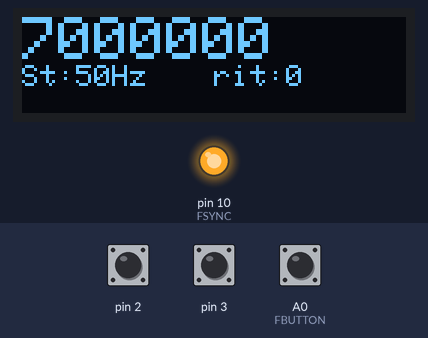
Simulated run of this sketch. Board: Arduino Uno, built with avr-gcc and run on an emulated ATmega328P. Shown: 128×32 one-colour display, output pins drawn as LEDs (lit = HIGH). The inputs (shaded band) are chosen by the test bench; at power-on: A0 (FBUTTON) HIGH, pin 2 HIGH, pin 3 HIGH. The display library's start-up logo is not drawn; what the sketch prints to the serial monitor is not drawn.

Above: at 1.4 s.
1.5 s: A0 (FBUTTON) pulled LOW for 1 s
At 2.18 s:
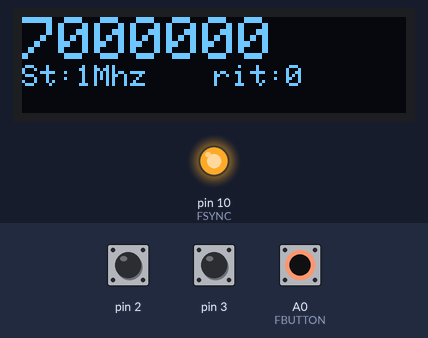
At 3.5 s:
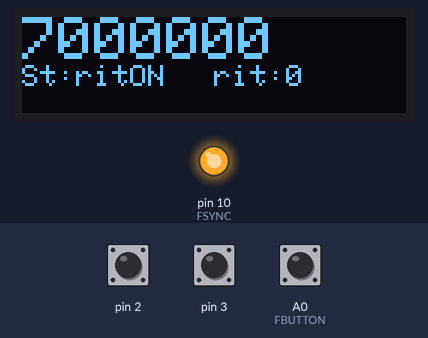
4.0 s: A0 (FBUTTON) pulled LOW for 0.15 s
At 5.0 s:
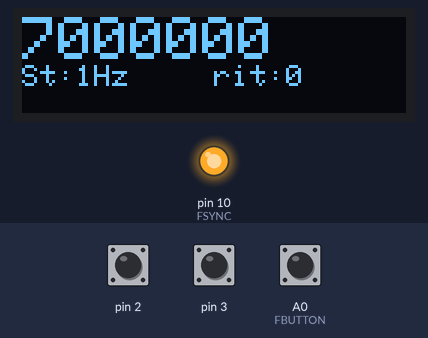
Timing chart, 0 to 7.0 s (numbered marks = the images above; inputs shaded):
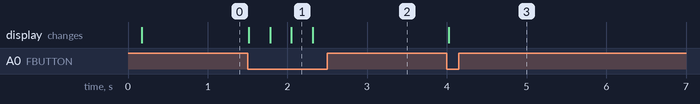

The sketch:

Forty-9erVFO.ino
```cpp
/*
Forty-9er VFO and controler - HAM radio transceiver for HF bands
Revision 1.0 - June 22, 2019

Support for AD9833 oscillator (VFO for Forty-9er)
Band is set up for 40m only (7 MHz), band change is stopped in software.
RIT doesn't have meaning in DC transceiver,
Uncomment all functionality you need.
*/

// Include the library code for external hardware
#include <SPI.h>
#include <rotary.h>

//define OLED pinout and reset
#include <Adafruit_SSD1306.h>
#define OLED_RESET 5   //12
Adafruit_SSD1306 display(OLED_RESET);

// arduino pinout define
#define FBUTTON (A0)       // tuning step freq CHANGE from 1Hz to 1MHz step for single rotary encoder possition
#define BTNDEC (A2)        // BAND CHANGE BUTTON from 1,8 to 29 MHz - 11 bands

//AD9833 arduino comunication pinouts control
const int FSYNC = 10;                       // Standard SPI pins for the AD9833 waveform generator.
const int CLK = 13;                         // CLK and DATA pins are shared with the TFT display.
const int DATA = 11;
const float refFreq = 25000000.0;           // On-board crystal reference frequency

//AD9833 variables
const int SINE = 0x2000;                    // Define AD9833's waveform register value.
const int SQUARE = 0x2028;                  // When we update the frequency, we need to
const int TRIANGLE = 0x2002;                // define the waveform when we end writing.
int wave = 0;
int waveType = SQUARE;
int wavePin = 7;

// define pinout/in
#define pulseHigh(pin) {digitalWrite(pin, HIGH); digitalWrite(pin, LOW); }

//rotary encoder pins define
Rotary r = Rotary(3,2); // sets the pins for rotary encoder uses.  Must be interrupt pins.

//FREQ var
unsigned long rx=7000000; // VFO starting frequency
unsigned long rx2=1; // temp variable to hold the updated frequency
unsigned long rxof=0; //800 receiver ofset
unsigned long increment = 50; // starting VFO update increment in HZ. tuning step
String hertz = "50Hz";
int  hertzPosition = 0;
String freq; // string to hold the frequency

// buttons temp var
int buttonstate = 0;   // temp var
int BTNdecodeON = 0;
int BTNinc = 4; // set number of default band minus 1

// RIT var
int rxRIT=0;
int RITon=0;

// start variable setup

void setup() {

//set up the pins in/out and logic levels

pinMode(BTNDEC,INPUT);    // band change button
digitalWrite(BTNDEC,HIGH);    // level

pinMode(FBUTTON,INPUT); // Connect to a button that goes to GND on push - rotary encoder push button - for FREQ STEP change
digitalWrite(FBUTTON,HIGH);  //level

// Initialize the Serial port so that we can use it for debugging
Serial.begin(115200);

// Can't set SPI MODE here because the display and the AD9833 use different MODES.
SPI.begin();
delay(50);

  AD9833reset();                                   // Reset AD9833 module after power-up.
  delay(50);
  AD9833setFrequency((rx+rxRIT-rxof), SQUARE);                  // Set the frequency and Square Wave output

  // by default, we'll generate the high voltage from the 3.3v line internally! (neat!)
  // OLED init
  display.begin(SSD1306_SWITCHCAPVCC, 0x3C);  // initialize with the I2C address 0x3C (for oled 128x32)

  // Show image buffer on the display hardware.
  // Since the buffer is intialized with an Adafruit splashscreen
  // internally, this will display the splashscreen.
  display.display();

  // Clear the OLED buffer.
  display.clearDisplay();
  display.setTextSize(2);
  display.setTextColor(WHITE);
  display.setCursor(0,0);
  display.println(rx);
  display.setTextSize(1);
  display.setCursor(0,16);
  display.print("St:");display.print(hertz);
  display.setCursor(64,16);
  display.print("rit:");display.print(rxRIT);
  display.display();

   // rotary encoder init
  PCICR |= (1 << PCIE2);
  PCMSK2 |= (1 << PCINT18) | (1 << PCINT19);
  sei();

  // first init and send frequency to AD9833
    AD9833setFrequency((rx+rxRIT-rxof), SQUARE);     // Set AD9833 to frequency and selected wave type.
    delay(50);
}

///// START MAIN LOOP
void loop() {

//	checkBTNdecode();  // BAND change - now stopped

// freq change
  if ((rx != rx2) || (RITon == 1)){
	  showFreq();
      AD9833setFrequency((rx+rxRIT-rxof), SQUARE);     // Set AD9833 to frequency and selected wave type.
      rx2 = rx;
      }

//  step freq change + RIT ON/OFF
  buttonstate = digitalRead(FBUTTON);
  if(buttonstate == LOW) {
        setincrement();
    };

}
/// END of main loop ///
/// ===================================================== END ============================================


/// START EXTERNAL FUNCTIONS

// rotary encoder read
ISR(PCINT2_vect) {
  unsigned char result = r.process();
if (result) {
	if (RITon==0){
		if (result == DIR_CW){rx=rx+increment;}
		else {rx=rx-increment;}
	}
	if (RITon==1){
		if (result == DIR_CW){
		  rxRIT=rxRIT+50;
		  }
		else {
		  rxRIT=rxRIT-50;
	 	  }
  }
}
}

// step increment for rotary encoder button
void setincrement(){
  if(increment == 0){increment = 1; hertz = "1Hz"; hertzPosition=0;RITon=0;}
  else if(increment == 1){increment = 10; hertz = "10Hz"; hertzPosition=0;RITon=0;}
  else if(increment == 10){increment = 50; hertz = "50Hz"; hertzPosition=0;RITon=0;}
  else if (increment == 50){increment = 100;  hertz = "100Hz"; hertzPosition=0;RITon=0;}
  else if (increment == 100){increment = 500; hertz="500Hz"; hertzPosition=0;RITon=0;}
  else if (increment == 500){increment = 1000000; hertz="1Mhz"; hertzPosition=0;RITon=0;}
  else{increment = 0; hertz = "ritON"; hertzPosition=0; RITon=1;};
  showFreq();
  delay(250); // Adjust this delay to speed up/slow down the button menu scroll speed.
}

// oled display function
void showFreq(){
	display.clearDisplay();
	display.setTextSize(2);
	display.setTextColor(WHITE);
	display.setCursor(0,0);
	display.println(rx);
	Serial.println(rx);
	display.setTextSize(1);
	display.setCursor(0,16);
	display.print("St:");display.print(hertz);
	display.setCursor(64,16);
	display.print("rit:");display.print(rxRIT);
	display.display();
}

// AD9833 documentation advises a 'Reset' on first applying power.
void AD9833reset() {
  WriteRegister(0x100);   // Write '1' to AD9833 Control register bit D8.
  delay(10);
}

// Set the frequency and waveform registers in the AD9833.
void AD9833setFrequency(long frequency, int Waveform) {

  long FreqWord = (frequency * pow(2, 28)) / refFreq;

  int MSB = (int)((FreqWord & 0xFFFC000) >> 14);    //Only lower 14 bits are used for data
  int LSB = (int)(FreqWord & 0x3FFF);

  //Set control bits 15 ande 14 to 0 and 1, respectively, for frequency register 0
  LSB |= 0x4000;
  MSB |= 0x4000;

  WriteRegister(0x2100);
  WriteRegister(LSB);                  // Write lower 16 bits to AD9833 registers
  WriteRegister(MSB);                  // Write upper 16 bits to AD9833 registers.
  WriteRegister(0xC000);               // Phase register
  WriteRegister(Waveform);             // Exit & Reset to SINE, SQUARE or TRIANGLE
}

void WriteRegister(int dat) {

  // Display and AD9833 use different SPI MODES so it has to be set for the AD9833 here.
  SPI.setDataMode(SPI_MODE2);
  digitalWrite(FSYNC, LOW);           // Set FSYNC low before writing to AD9833 registers
  delayMicroseconds(10);              // Give AD9833 time to get ready to receive data.
  SPI.transfer(highByte(dat));        // Each AD9833 register is 32 bits wide and each 16
  SPI.transfer(lowByte(dat));         // bits has to be transferred as 2 x 8-bit bytes.
  digitalWrite(FSYNC, HIGH);          //Write done. Set FSYNC high
}


//  BAND CHANGE !!! band plan - change if need - now stopped
void checkBTNdecode(){

BTNdecodeON = digitalRead(BTNDEC);
    if(BTNdecodeON == LOW){
         BTNinc = BTNinc + 1;

         if(BTNinc > 6){
              BTNinc = 2;
              }

          switch (BTNinc) {
          case 1:
            rx=1810000;
            break;
          case 2:
            rx=3500000;
            break;
          case 3:
            rx=5351500;
            break;
          case 4:
            rx=7000000;
            break;
          case 5:
            rx=10100000;
            break;
          case 6:
            rx=14000000;
            break;
          case 7:
            rx=18068000;
            break;
          case 8:
            rx=21000000;
            break;
          case 9:
            rx=24890000;
            break;
          case 10:
            rx=28000000;
            break;
          case 11:
            rx=29100000;
            break;
          default:
            break;
        }
        delay(250);
    }
}

// END OF FILE
```

Measured:
- after the input at 1.5 s, the display: first changes at once (image 1 shows a later state)
- after the input at 4.0 s, the display: changes at once (image 3)
